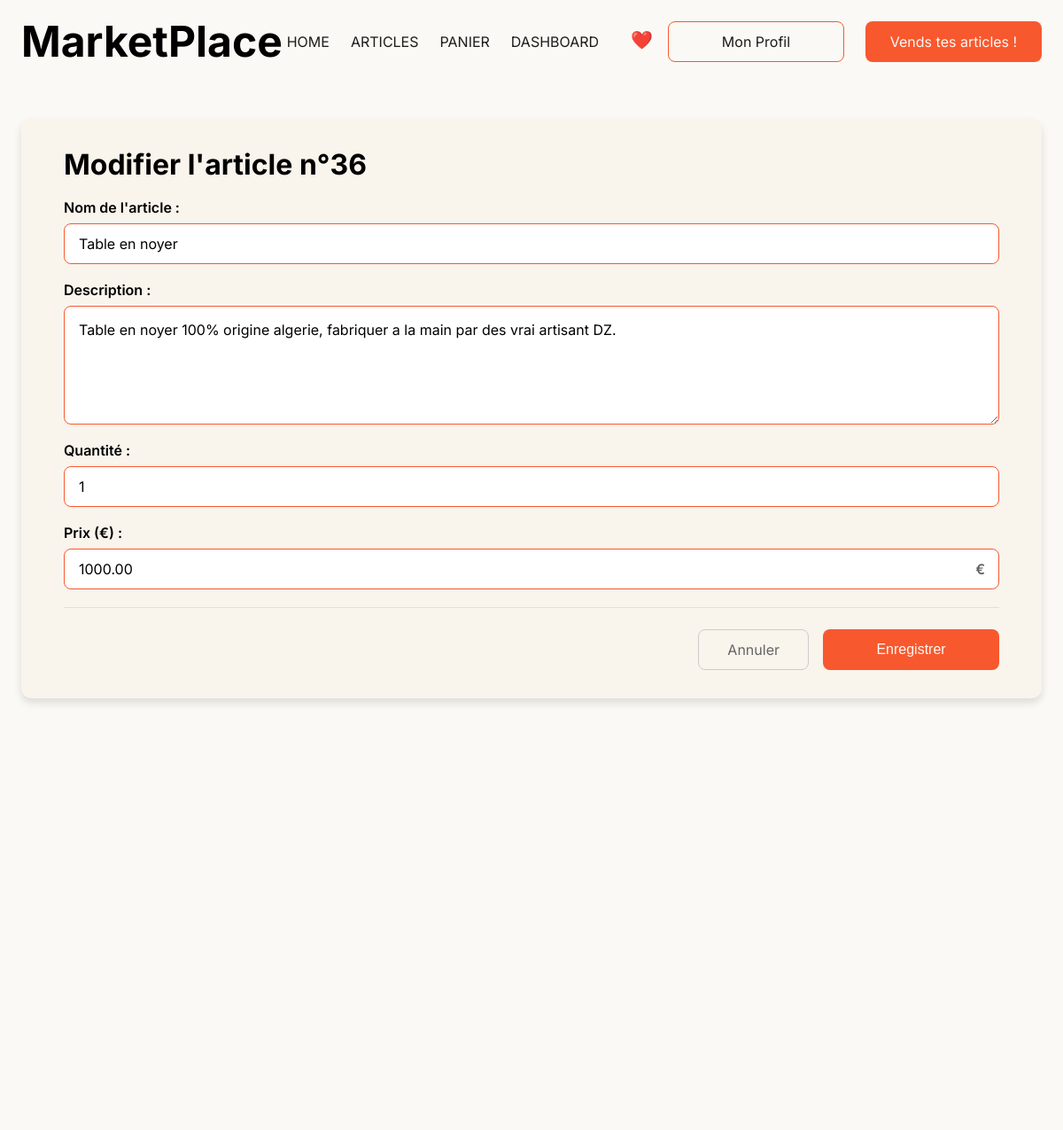
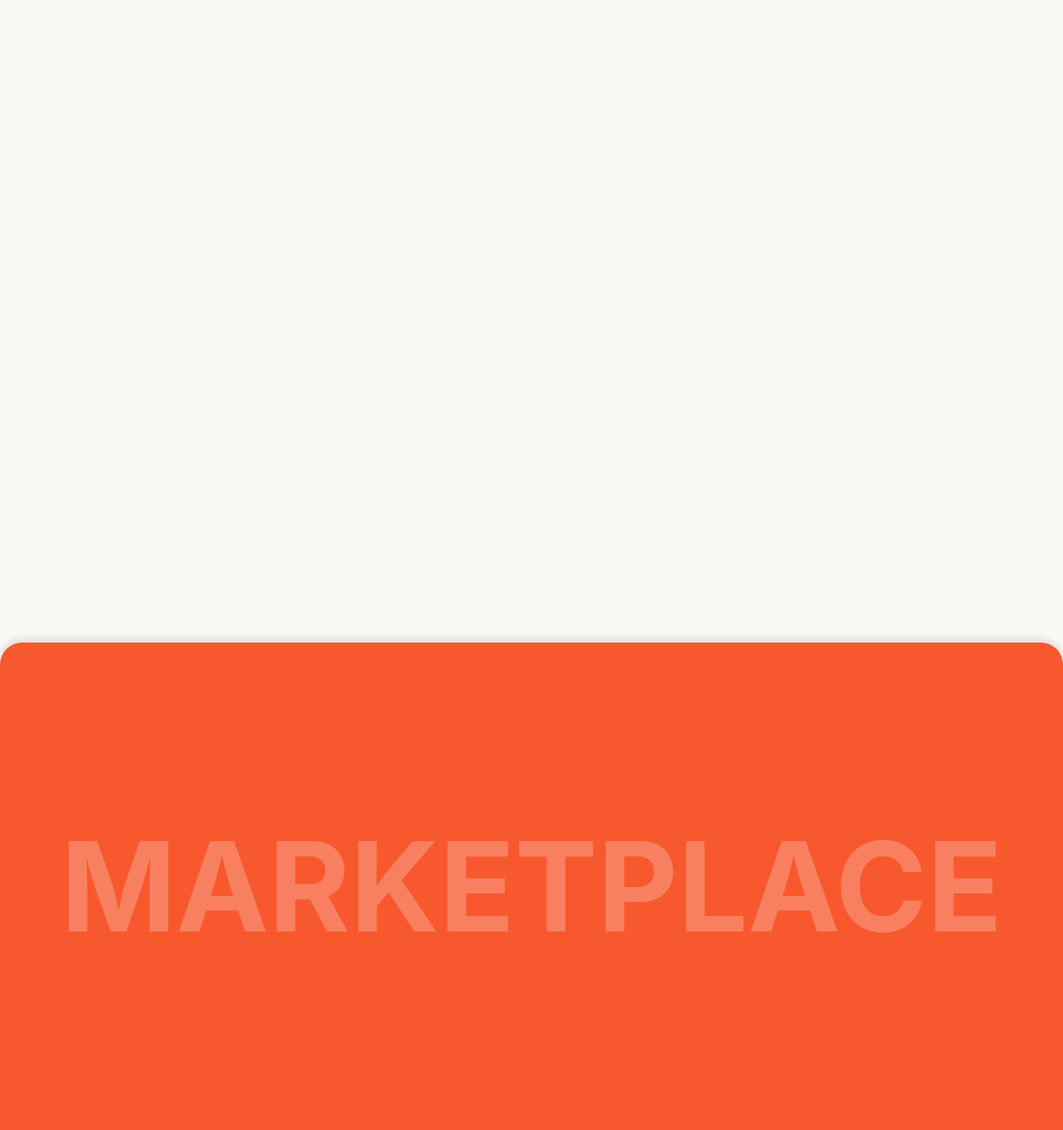
The page /editArticle.php?id=36 (signed in) on the database its author committed (2 pictures, top to bottom).
### tables this page shows
CREATE TABLE IF NOT EXISTS `articles` (
  `id` int NOT NULL AUTO_INCREMENT,
  `nom` varchar(100) NOT NULL,
  `description` text,
  `prix` decimal(10,2) NOT NULL,
  `date_publication` datetime DEFAULT CURRENT_TIMESTAMP,
  `auteur_id` int NOT NULL,
  `image_url` varchar(255) DEFAULT NULL,
  PRIMARY KEY (`id`),
  KEY `auteur_id` (`auteur_id`)
);

CREATE TABLE IF NOT EXISTS `stock` (
  `id` int NOT NULL AUTO_INCREMENT,
  `article_id` int NOT NULL,
  `quantite` int NOT NULL DEFAULT '0',
  PRIMARY KEY (`id`),
  KEY `article_id` (`article_id`)
);

### editArticle.php (the view, shortened to what this page needs)
<?php
require_once 'includes/db.php';
$article_id = intval($_GET['id']);
$stmt = $conn->prepare("SELECT * FROM articles WHERE id = :id");
$stmt->execute([':id' => $article_id]);
$article = $stmt->fetch(PDO::FETCH_ASSOC);
$stmtStock = $conn->prepare("SELECT quantite FROM stock WHERE article_id = :article_id");
$stmtStock->execute([':article_id' => $article_id]);
$stock = $stmtStock->fetch(PDO::FETCH_ASSOC);
$quantite = $stock ? $stock['quantite'] : 0;
?>
<!DOCTYPE html>
<html lang="fr">
<head>
    <link rel="stylesheet" href="assets/css/style.css">
</head>
<body>
    <div class="container">
        <nav class="navbar">
            <a href="index.php" class="logo">MarketPlace</a>
            <div class="nav-links">
                <a href="index.php" class="nav-link">HOME</a>
                <a href="articles.php" class="nav-link">ARTICLES</a>
                <a href="panier.php" class="nav-link">PANIER</a>
                <?php if (isset($_SESSION['role']) && $_SESSION['role'] === "admin"): ?>
                    <a href="admin.php" class="nav-link">DASHBOARD</a>
                <?php endif; ?>
                <?php if (isset($_SESSION['user_id'])): ?>
                    <a href="articleLike.php" class="nav-link nav-heart">❤️</a>
                <?php endif; ?>
            </div>
            <div class="nav-buttons">
                <?php if (isset($_SESSION['user_id'])): ?>
                    <a href="profile.php" class="btn-secondary">Mon Profil</a>
                    <a href="vente.php" class="btn-primary">Vends tes articles !</a>
                <?php else: ?>
                    <a href="register.php" class="btn-secondary">S'inscrire</a>
                    <a href="login.php" class="btn-primary">Se connecter</a>
                <?php endif; ?>
            </div>
        </nav>
        <div class="admin-section">
            <h1>Modifier l'article n°<?= $article_id ?></h1>
            <br>
            <form method="post">
                <div class="form-group">
                    <label for="nom" class="form-label">Nom de l'article :</label>
                    <input type="text" name="nom" id="nom" class="form-input" value="<?= htmlspecialchars($article['nom']) ?>" required>
                </div>
                <div class="form-group">
                    <label for="description" class="form-label">Description :</label>
                    <textarea name="description" class="form-textarea" id="description" rows="5" required><?= htmlspecialchars($article['description']) ?></textarea>
                </div>
                <div class="form-group">
                    <label for="quantite" class="form-label">Quantité :</label>
                    <input type="number" name="quantite" id="quantite" class="form-input" min="0" value="<?= htmlspecialchars($quantite) ?>" required>
                </div>
                <div class="form-group">
                    <label for="prix" class="form-label">Prix (€) :</label>
                    <div class="price-input">
                        <input type="number" class="form-input" step="0.01" name="prix" id="prix" value="<?= htmlspecialchars($article['prix']) ?>" required>
                    </div>
                </div>
                <div class="form-actions">
                    <a href="javascript:history.back()" class="btn-cancel">Annuler</a>
                    <button type="submit" class="btn-primary">Enregistrer</button>
                </div>
            </form>
        </div>
    </div>
    <footer class="footer">
        <h2 class="footer-title">MARKETPLACE</h2>
    </footer>
</body>
</html>

### assets/css/style.css (style rules this page uses)
* { margin: 0; padding: 0; box-sizing: border-box; }
body { font-family: "Inter", sans-serif; background: #fbf9f5; position: relative; width: 100%; min-height: 100vh; }
.container { max-width: 1440px; margin: 0 auto; position: relative; }
.navbar { position: absolute; width: 1344px; height: 54px; left: 48px; top: 20px; display: flex; justify-content: space-between; align-items: center; z-index: 100; }
.logo { font-weight: 700; font-size: 48px; line-height: 58px; color: #000000; text-decoration: none; }
.nav-links { display: flex; gap: 24px; align-items: center; }
.nav-link { font-weight: 400; font-size: 16px; line-height: 19px; color: #1e1d19; text-decoration: none; transition: color 0.3s ease; }
.nav-buttons { display: flex; gap: 24px; }
.btn-secondary { width: 199px; height: 46px; border: 1px solid #f8582e; border-radius: 8px; background: transparent; color: #1e1d19; font-size: 16px; cursor: pointer; transition: all 0.3s ease; text-decoration: none; display: flex; align-items: center; justify-content: center; }
.btn-primary { width: 199px; height: 46px; background: #f8582e; border-radius: 8px; border: none; color: #fbf9f5; font-size: 16px; cursor: pointer; transition: background 0.3s ease; text-decoration: none; display: flex; align-items: center; justify-content: center; }
.tendances, .articles-section, .cart-container, .profile-section, .admin-section, .edit-section, .password-section-page, .verification-section, .sell-section { position: absolute; left: 48px; width: 1344px; min-height: 600px; }
.articles-section, .profile-section, .admin-section, .cart-container, .edit-section, .password-section-page, .verification-section, .sell-section { top: 134px; }
.form-group { display: flex; flex-direction: column; gap: 8px; margin-bottom: 24px; }
.form-label { font-size: 16px; line-height: 19px; color: #000000; font-weight: 600; }
.form-input { width: 100%; height: 46px; background: #ffffff; border: 1px solid #f8582e; border-radius: 8px; padding: 0 16px; font-size: 16px; font-family: "Inter", sans-serif; transition: all 0.3s ease; }
.form-input::placeholder { color: #999; }
.form-textarea { width: 100%; min-height: 120px; background: #ffffff; border: 1px solid #f8582e; border-radius: 8px; padding: 16px; font-size: 16px; font-family: "Inter", sans-serif; resize: vertical; transition: all 0.3s ease; }
.btn-cancel { padding: 12px 32px; background: transparent; color: #666; border: 1px solid #ccc; border-radius: 8px; font-size: 16px; cursor: pointer; transition: all 0.3s ease; text-decoration: none; display: inline-flex; align-items: center; }
.form-actions { display: flex; gap: 16px; justify-content: flex-end; padding-top: 24px; border-top: 1px solid #e0e0e0; }
.price-input { position: relative; }
.price-input::before { content: "€"; position: absolute; right: 16px; top: 50%; transform: translateY(-50%); color: #666; font-weight: 600; pointer-events: none; }
.price-input input { padding-right: 40px; }
.footer { position: absolute; top: 2000px; left: 0; width: 100%; height: 550px; background: #f8582e; box-shadow: 0px -4px 10px rgba(0, 0, 0, 0.12); border-radius: 25px 25px 0px 0px; display: flex; align-items: center; justify-content: center; }
.footer-title { font-weight: 700; font-size: 140px; line-height: 169px; color: #fbf9f5; opacity: 0.25; }
@media (max-width: 1440px) { .container { max-width: 100%; padding: 0 24px; } }
@media (max-width: 1440px) { .navbar { width: calc(100% - 48px); left: 24px; } }
@media (max-width: 1440px) { .hero, .tendances, .articles-section, .profile-section, .admin-section, .cart-container, .edit-section, .sell-section, .philosophie, .retours { left: 24px; width: calc(100% - 48px); } }
.nav-heart { font-size: 20px !important; padding: 8px 12px; border-radius: 50%; margin-top: -3px; transition: all 0.3s ease; }
.admin-section { background: #f9f4ec; box-shadow: 0px 5px 10px rgba(0, 0, 0, 0.12); border-radius: 12px; padding: 32px 48px; gap: 24px; }
.form-group { margin-bottom: 20px; }
label, input, textarea { display: block; width: 100%; }
input, textarea { padding: 10px; font-size: 16px; }

### rows shown on the page
articles: nom "Table en noyer", description "Table en noyer 100% origine algerie, fabriquer a la main par des vrai artisant DZ.", prix "1000.00"
stock: quantite "1"

### other values the page prints
$article_id "36"
